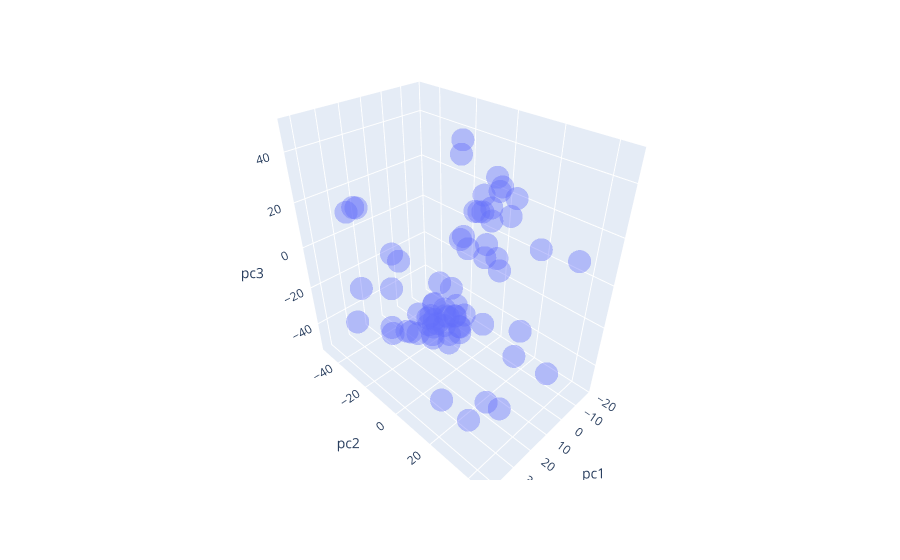

The code cell stored with this chart in its notebook:
### Code cell
df = pandas.DataFrame({"pc1": xs[:100],
                   "pc2": ys[:100],
                   "pc3": zs[:100],
                   # "pc4": bs[:100],
                   "source": sn_fixed[:100]})

fig = px.scatter_3d(df, x='pc1', y='pc2', z='pc3', 
                    # color='pc4', 
                    hover_name='source', opacity=0.4)
fig.show()

### Figure 1 — Plotly figure (JSON) as saved in the notebook; plotly's stock layout.template omitted (floating-point values rounded to 4 significant figures)
{"data": [{"hovertemplate": "<b>%{hovertext}</b><br><br>pc1=%{x}<br>pc2=%{y}<br>pc3=%{z}<extra></extra>", "hovertext": ["nbcsports.com", "mirror.co.uk", "msn.com", "espn.co.uk", "foxnews.com", "freep.com", "usatoday.com", "cbslocal.com", "sportingnews.com", "latimes.com", "pff.com", "indystar.com", "247sports.com", "theguardian.com", "theplayerstribune.com", "sportsnet.ca", "apnews.com", "heavy.com", "prosportsextra.com", "nydailynews.com", "nfl.com", "bbc.com", "sportskeeda.com", "telegraph.co.uk", "thebiglead.com", "cnn.com", "inquirer.com", "skysports.com", "theundefeated.com", "radio.com", "wsj.com", "espn.com", "dailymail.co.uk", "bleacherreport.com", "cbssports.com", "deadspin.com", "forbes.com", "dailymotion.com", "thescore.com", "bolavip.com", "iheart.com", "nypost.com", "cleveland.com", "thetimes.co.uk", "si.com", "inquisitr.com", "independent.co.uk", "gq.com", "tmz.com", "foxsports.com", "cbsnews.com", "clutchpoints.com", "theonion.com", "sportscasting.com", "fansided.com", "fivethirtyeight.com", "yardbarker.com", "theathletic.com", "uproxx.com", "sbnation.com", "nj.com", "draftkings.com", "washingtonpost.com", "nytimes.com", "givemesport.com", "thespun.com", "theringer.com", "bbc.co.uk", "nba.com"], "legendgroup": "", "marker": {"color": "#636efa", "opacity": 0.4, "symbol": "circle"}, "mode": "markers", "name": "", "scene": "scene", "showlegend": false, "type": "scatter3d", "x": [24.88, 30.96, 21.51, 14.31, 2.699, 29.14, 20.54, 24.49, 3.272, 42.65, 21.04, 31.35, 8.3, 27.13, 0.908, 4.798, 21.46, -6.789, -3.712, 27.34, 23.18, 26.4, 2.906, 23.88, 7.387, 21.25, 25.77, 18.32, 11.98, 0.4595, 17.14, 12.65, 27.8, 1.812, 4.639, 0.1531, -18.27, -13.0, -0.8904, 7.049, 42.76, 27.29, 9.728, 23.29, 4.628, 29.1, 21.86, 1.817, 39.99, -3.411, 20.1, -14.11, 23.83, -5.566, -1.501, -8.974, -4.912, 15.69, -14.0, 13.46, 39.16, -3.076, 17.31, 16.14, 5.563, -2.479, 10.57, 34.25, 11.81], "y": [-49.11, 24.21, 24.92, -13.28, 45.52, 44.4, 18.77, 35.7, -14.02, 37.07, -47.31, 9.422, -17.2, 26.09, -17.0, -13.11, 21.39, -27.89, -12.08, 33.67, -46.35, 22.45, -12.04, -25.78, -7.279, 27.17, 30.37, -22.82, -38.05, 22.87, 7.882, -22.13, 28.63, -21.01, -23.6, -24.4, -25.28, -26.35, -8.926, -19.38, -22.54, 32.38, 44.19, -26.95, -20.51, -17.18, 32.18, 18.83, -21.26, -18.99, 23.45, -21.92, 24.81, -16.83, -9.309, 23.54, -15.13, -23.34, -6.681, -20.16, 20.62, -8.423, 24.81, 21.77, -18.95, -13.39, -35.28, 25.42, -12.94], "z": [9.567, 28.18, 34.01, -31.52, 20.24, 7.421, 34.36, -39.06, -37.24, -27.95, 10.77, -7.888, -47.32, 39.71, -36.58, -41.5, 41.27, -31.69, -46.8, 23.13, 12.17, 38.2, -52.58, -42.06, -41.35, 44.44, -38.86, -42.44, -11.59, -38.35, 48.74, -47.04, 30.21, -47.18, -47.64, -38.01, 34.87, -37.37, -46.77, -38.12, -21.8, 26.86, -25.43, -39.68, -47.06, -9.949, 38.55, 32.08, -6.129, -45.02, 37.31, -8.58, 21.92, -44.37, -43.9, 9.223, -36.72, -44.96, -48.47, -33.8, -34.57, -37.25, 43.68, 45.34, -32.31, -40.5, -14.69, 34.37, -44.37]}], "layout": {"legend": {"tracegroupgap": 0}, "margin": {"t": 60}, "scene": {"domain": {"x": [0, 1], "y": [0, 1]}, "xaxis": {"title": {"text": "pc1"}}, "yaxis": {"title": {"text": "pc2"}}, "zaxis": {"title": {"text": "pc3"}}}}}
